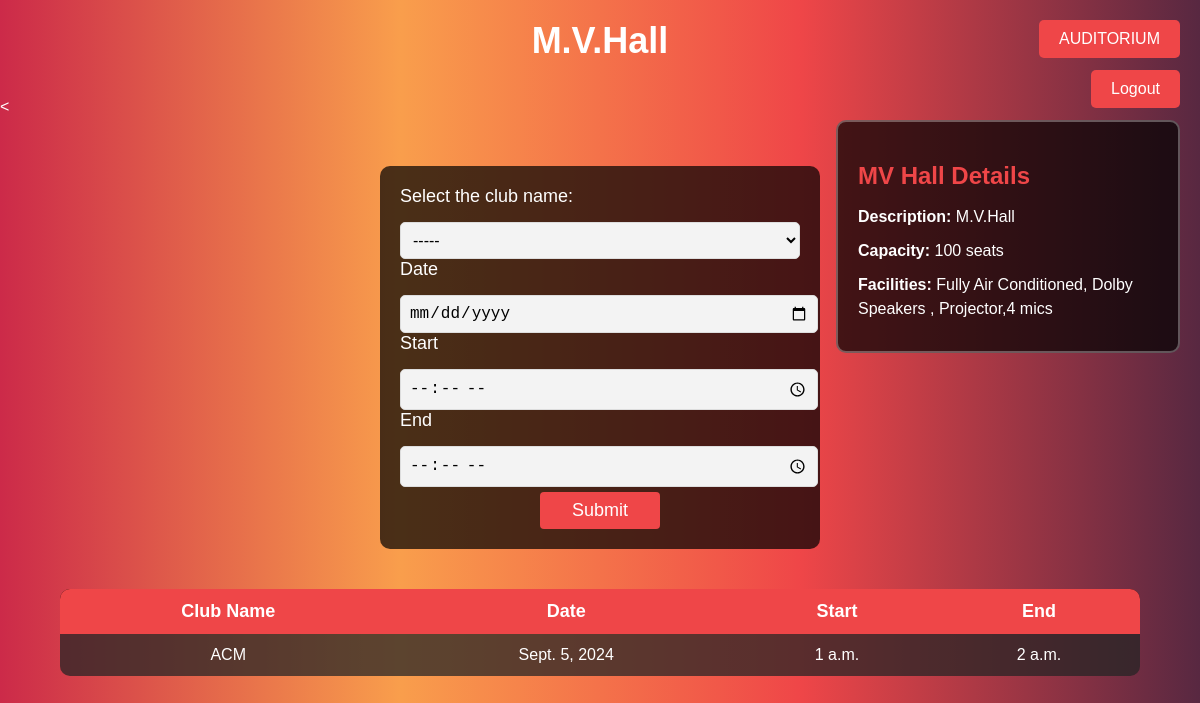
/MVhall/, run on an earlier commit of the app's database.
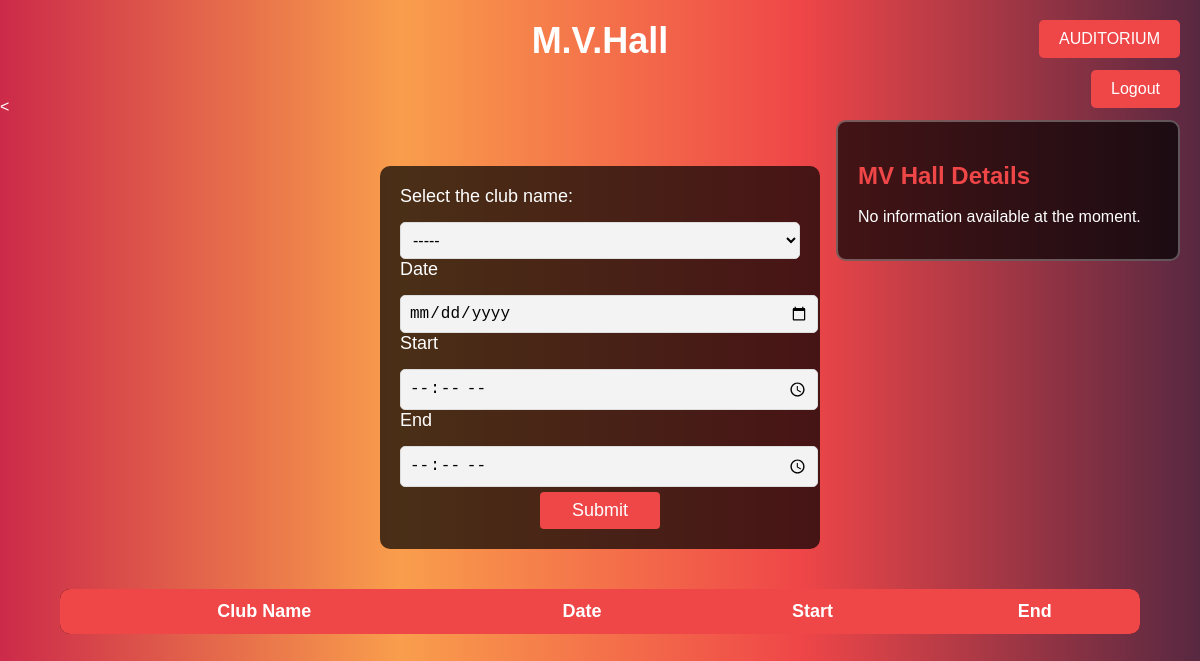
And on a later commit of the database.
### myapp/models.py (models this page shows, shortened)
class MVHallInfo(models.Model):
    description = models.TextField()
    capacity = models.IntegerField()
    facilities = models.TextField()

class MVHallBooking(models.Model):
    club_name = models.CharField(max_length=100)
    date = models.DateField()
    start_time = models.TimeField()
    end_time = models.TimeField()

### myapp/views.py (the view, shortened to what this page needs)
# urls.py: path("MVhall/",MVhall,name="MVhall"),
def MVhall(request):
    mvhall_bookings = MVHallBooking.objects.all().order_by('date')
    mvhall_info = MVHallInfo.objects.first()
    context = {
        'bookings': mvhall_bookings,
        'mvhall_info': mvhall_info,
    }
    return render(request, 'MVhall.html', context)

### myapp/templates/MVhall.html (shortened to what this page needs)
<!DOCTYPE html>
<html lang="en">
  <head>
    {% load static %}
    <link rel="stylesheet" href="{% static 'audi.css' %}" />
  </head>
  <body>
    <div class="text" id="AUDITORIUM">
      <h3>M.V.Hall</h3>
    </div>
<
<div class="mv-hall-info">
  <h2>MV Hall Details</h2>
  {% if mvhall_info %}
    <p><strong>Description:</strong> {{ mvhall_info.description }}</p>
    <p><strong>Capacity:</strong> {{ mvhall_info.capacity }} seats</p>
    <p><strong>Facilities:</strong> {{ mvhall_info.facilities }}</p>
  {% else %}
    <p>No information available at the moment.</p>
  {% endif %}
</div>
    <form action="{% url 'myapp:MVhall' %}" method="post">
      <div class="container2">
        <div class="con1">
          <label class="clubs" for="clubs">Select the club name:</label>
          <select class="clubs" id="clubs" name="clubs">
            <option value="" class="clbnm" disabled selected>-----</option>
          </select>
          <div class="date">
            <label for="date">Date</label>
            <input type="date" id="date" name="date" />
          </div>
          <div class="start">
            <label for="from">Start</label>
            <input type="time" id="from" name="from" />
          </div>
          <div class="end">
            <label for="to">End</label>
            <input type="time" id="to" name="to" />
          </div>
          <div class="submit">
            <input class="submit" name="submit" type="submit" value="Submit" />
          </div>
        </div>
      </div>
    </form>
    <div class="container1">
      <div class="status" id="refresh">
        <table class="statustable">
          <tr id="tr1">
            <th>Club Name</th>
            <th>Date</th>
            <th>Start</th>
            <th>End</th>
          </tr>
          {% for booking in bookings %}
          <tr id="tr1">
            <td>{{ booking.club_name }}</td>
            <td>{{ booking.date }}</td>
            <td>{{ booking.start_time }}</td>
            <td>{{ booking.end_time }}</td>
          </tr>
          {% endfor %}
        </table>
      </div>
    </div>
     <form action="{% url 'myapp:audi' %}" method="get" style="text-align: right; margin-top: 10px;">
      <button type="submit" class="mvhall-btn">AUDITORIUM</button>
    </form>
    <form action="{% url 'myapp:logoutUser' %}" method="post" style="text-align: right; margin-top: 20px;">
      <button type="submit" class="logout-btn">Logout</button>
  </body>
</html>

What changed in the data, as far as the page shows it:
removed MVHallInfo: description "M.V.Hall", capacity "100", facilities "Fully Air Conditioned, Dolby Speakers , Projector,4 mics"
removed MVHallBooking: club_name "ACM", date "Sept. 5, 2024", start_time "1 a.m.", end_time "2 a.m."
Also different on the page:
text no longer shown: "Description: Capacity: seats Facilities:"
text now shown: "No information available at the moment."
